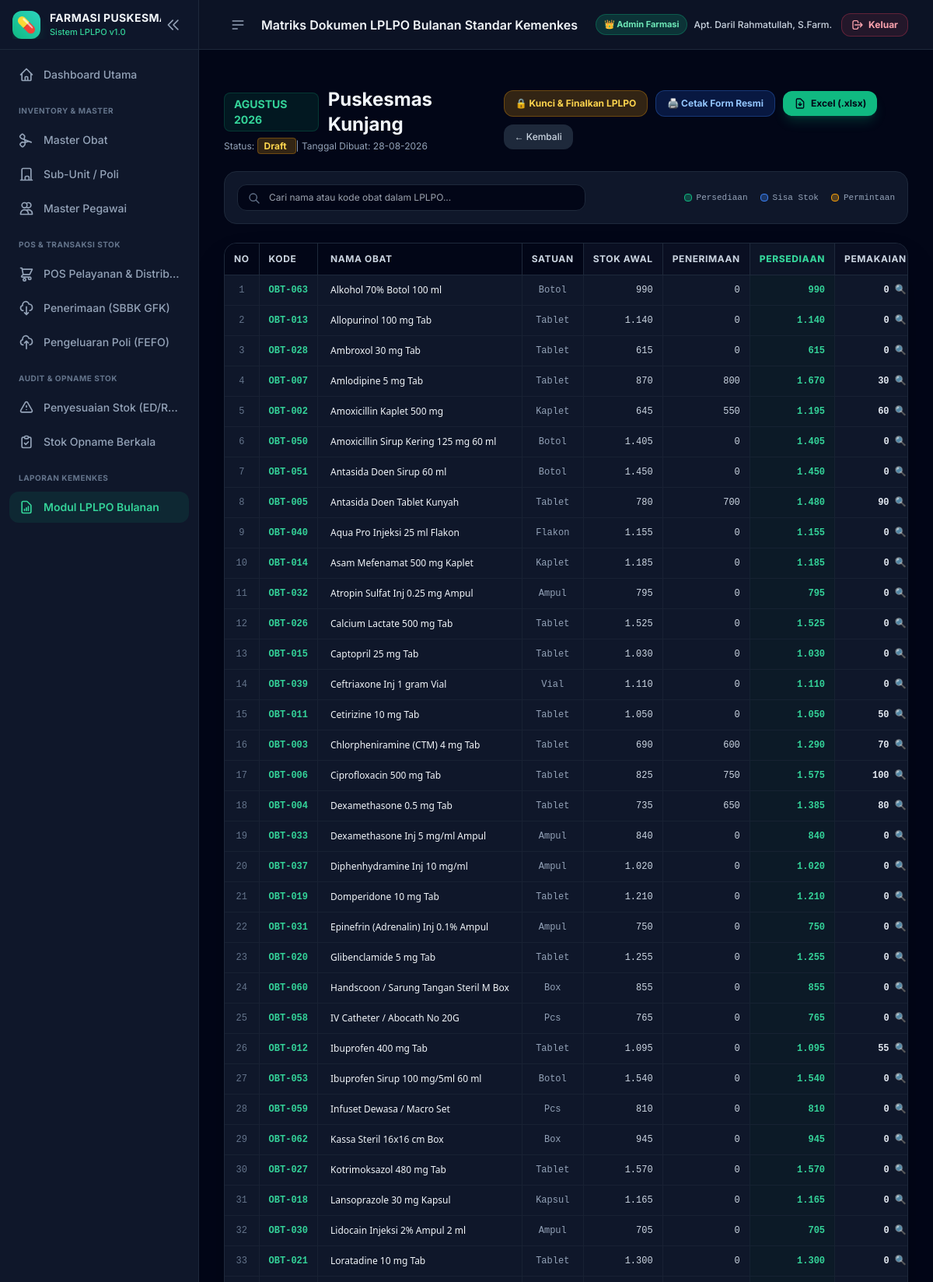
Screenshot of /lplpo/1 (signed in, upper part) with the database file from the repository.
### app/models.py (models this page shows, shortened)
class BaseModel(db.Model):
    __abstract__ = True

class LPLPO(BaseModel):
    __tablename__ = 'lplpo'
    id = db.Column(db.Integer, primary_key=True)
    bulan = db.Column(db.Integer, nullable=False)  # 1 - 12
    tahun = db.Column(db.Integer, nullable=False)  # e.g. 2026
    nama_puskesmas = db.Column(db.String(100), default='Puskesmas Kunjang')
    tanggal_laporan = db.Column(db.Date, default=date.today)
    status = db.Column(db.String(20), default='Draft')  # Draft, Final
    keterangan = db.Column(db.Text)
    kepala_puskesmas = db.Column(db.String(100), default='dr. Durotun Nafisa, M.H')
    nip_kepala = db.Column(db.String(30), default='19750423 200212 2 005')
    pengelola_obat = db.Column(db.String(100), default='Daril Rahmatullah, S.Farm.Apt')
    nip_pengelola = db.Column(db.String(30), default='19810704 200901 1 004')
    created_at = db.Column(db.DateTime, default=datetime.utcnow)
    items = db.relationship('LPLPOItem', backref='lplpo', lazy=True, cascade="all, delete-orphan")
    @property
    def nama_bulan(self):
        nama_bulan_list = [
            '', 'Januari', 'Februari', 'Maret', 'April', 'Mei', 'Juni',
            'Juli', 'Agustus', 'September', 'Oktober', 'November', 'Desember'
        ]
        if 1 <= self.bulan <= 12:
            return nama_bulan_list[self.bulan]
        return str(self.bulan)

class LPLPOItem(BaseModel):
    __tablename__ = 'lplpo_item'
    id = db.Column(db.Integer, primary_key=True)
    lplpo_id = db.Column(db.Integer, db.ForeignKey('lplpo.id'), nullable=False)
    obat_id = db.Column(db.Integer, db.ForeignKey('obat.id'), nullable=False)
    stok_awal = db.Column(db.Integer, default=0)
    penerimaan = db.Column(db.Integer, default=0)
    persediaan = db.Column(db.Integer, default=0)  # stok_awal + penerimaan
    pemakaian = db.Column(db.Integer, default=0)
    sisa_stok = db.Column(db.Integer, default=0)   # persediaan - pemakaian
    stok_optimum = db.Column(db.Integer, default=0)
    permintaan = db.Column(db.Integer, default=0)
    pemberian = db.Column(db.Integer, default=0)
    obat = db.relationship('Obat')

class Obat(BaseModel):
    __tablename__ = 'obat'
    id = db.Column(db.Integer, primary_key=True)
    kode_obat = db.Column(db.String(50), unique=True, nullable=False, index=True)
    nama_obat = db.Column(db.String(150), nullable=False)
    bentuk_sediaan = db.Column(db.String(50), default='Tablet')
    satuan = db.Column(db.String(30), default='Tablet')
    kategori = db.Column(db.String(50), default='Generik')
    harga_satuan = db.Column(db.Float, default=0.0)
    stok_minimum = db.Column(db.Integer, default=10)
    buffer_percent = db.Column(db.Float, default=0.20)
    created_at = db.Column(db.DateTime, default=datetime.utcnow)
    batches = db.relationship('BatchObat', backref='obat', lazy=True, cascade="all, delete-orphan")

### app/routes/lplpo.py (the view)
@lplpo_bp.route('/<int:id>')
def detail_lplpo(id):
    lplpo = LPLPO.query.get_or_404(id)
    items = sorted(lplpo.items, key=lambda x: x.obat.nama_obat)
    return render_template('lplpo/detail.html', lplpo=lplpo, items=items)

### app/templates/lplpo/detail.html (shortened to what this page needs)
{% extends 'base.html' %}
{% block header_title %}Matriks Dokumen LPLPO Bulanan Standar Kemenkes{% endblock %}
{% block content %}
<div class="space-y-6" x-data="lplpoMatrix()">
    <div class="flex flex-col md:flex-row items-start md:items-center justify-between gap-4">
        <div>
            <div class="flex items-center gap-3">
                <span class="px-3 py-1 bg-emerald-500/10 text-emerald-400 border border-emerald-500/20 font-bold rounded-lg text-sm">
                    {{ lplpo.nama_bulan.upper() }} {{ lplpo.tahun }}
                </span>
                <h3 class="text-2xl font-bold text-slate-100">{{ lplpo.nama_puskesmas }}</h3>
            </div>
            <p class="text-xs text-slate-400 mt-1">
                Status:
                <span class="px-2 py-0.5 rounded text-xs font-bold {{ 'bg-emerald-500/20 text-emerald-300 border border-emerald-500/30' if lplpo.status == 'Final' else 'bg-amber-500/20 text-amber-300 border border-amber-500/30' }}">
                    {{ lplpo.status }}
                </span>
                | Tanggal Dibuat: {{ lplpo.tanggal_laporan.strftime('%d-%m-%Y') }}
            </p>
        </div>
        <div class="flex flex-wrap items-center gap-2.5">
            <form action="{{ url_for('lplpo.toggle_status', id=lplpo.id) }}" method="POST" class="inline">
                {% if lplpo.status == 'Draft' %}
                <button type="submit" class="px-3.5 py-2 bg-amber-500/20 hover:bg-amber-500/30 text-amber-300 border border-amber-500/30 rounded-xl text-xs font-bold transition-all">
                    🔒 Kunci & Finalkan LPLPO
                </button>
                {% else %}
                <button type="submit" class="px-3.5 py-2 bg-slate-800 hover:bg-slate-700 text-slate-300 border border-slate-700 rounded-xl text-xs font-bold transition-all">
                    🔓 Buka Kunci (Kembali ke Draft)
                </button>
                {% endif %}
            </form>
            <a href="{{ url_for('lplpo.print_lplpo', id=lplpo.id) }}" target="_blank" class="px-3.5 py-2 bg-blue-600/20 hover:bg-blue-600/30 text-blue-300 border border-blue-500/30 font-bold rounded-xl transition-all text-xs flex items-center gap-1.5">
                🖨️ Cetak Form Resmi
            </a>
            <a href="{{ url_for('lplpo.download_excel', id=lplpo.id) }}" class="px-3.5 py-2 bg-emerald-500 hover:bg-emerald-400 text-slate-950 font-bold rounded-xl transition-all shadow-lg shadow-emerald-500/20 flex items-center gap-1.5 text-xs">
                <svg class="w-4 h-4" fill="none" stroke="currentColor" viewBox="0 0 24 24"><path stroke-linecap="round" stroke-linejoin="round" stroke-width="2" d="M12 10v6m0 0l-3-3m3 3l3-3m2 8H7a2 2 0 01-2-2V5a2 2 0 012-2h5.586a1 1 0 01.707.293l5.414 5.414a1 1 0 01.293.707V19a2 2 0 01-2 2z"/></svg>
                Excel (.xlsx)
            </a>
            <a href="{{ url_for('lplpo.list_lplpo') }}" class="px-3.5 py-2 bg-slate-800 hover:bg-slate-700 text-slate-300 rounded-xl text-xs font-medium">
                &larr; Kembali
            </a>
        </div>
    </div>
    <div class="bg-slate-900 p-4 rounded-2xl border border-slate-800 flex flex-col sm:flex-row items-center justify-between gap-4">
        <div class="relative flex-1 max-w-md w-full">
            <input type="text" x-model="search" placeholder="Cari nama atau kode obat dalam LPLPO..." class="w-full pl-10 pr-4 py-2 bg-slate-950 border border-slate-800 rounded-xl text-xs text-slate-100 focus:outline-none focus:border-emerald-500">
            <svg class="w-4 h-4 text-slate-500 absolute left-3.5 top-2.5" fill="none" stroke="currentColor" viewBox="0 0 24 24"><path stroke-linecap="round" stroke-linejoin="round" stroke-width="2" d="M21 21l-6-6m2-5a7 7 0 11-14 0 7 7 0 0114 0z"/></svg>
        </div>
        <div class="flex items-center gap-4 text-[11px] text-slate-400 font-mono">
            <span class="flex items-center gap-1.5"><span class="w-2.5 h-2.5 rounded bg-emerald-500/30 border border-emerald-500"></span> Persediaan</span>
            <span class="flex items-center gap-1.5"><span class="w-2.5 h-2.5 rounded bg-blue-500/30 border border-blue-500"></span> Sisa Stok</span>
            <span class="flex items-center gap-1.5"><span class="w-2.5 h-2.5 rounded bg-amber-500/30 border border-amber-500"></span> Permintaan</span>
        </div>
    </div>
    <div class="bg-slate-900 rounded-2xl border border-slate-800 overflow-hidden shadow-2xl">
        <div class="overflow-x-auto">
            <table class="w-full text-xs text-left border-collapse">
                <thead class="bg-slate-950 text-slate-300 uppercase tracking-wider font-bold border-b border-slate-800 whitespace-nowrap">
                    <tr>
                        <th class="px-3 py-3 text-center border-r border-slate-800">No</th>
                        <th class="px-3 py-3 border-r border-slate-800">Kode</th>
                        <th class="px-4 py-3 min-w-[180px] border-r border-slate-800">Nama Obat</th>
                        <th class="px-3 py-3 text-center border-r border-slate-800">Satuan</th>
                        <th class="px-3 py-3 text-right bg-slate-900/60 border-r border-slate-800">Stok Awal</th>
                        <th class="px-3 py-3 text-right bg-slate-900/60 border-r border-slate-800">Penerimaan</th>
                        <th class="px-3 py-3 text-right bg-slate-900/90 font-extrabold text-emerald-400 border-r border-slate-800">Persediaan</th>
                        <th class="px-3 py-3 text-right bg-slate-900/60 border-r border-slate-800">Pemakaian</th>
                    </tr>
                </thead>
                <tbody class="divide-y divide-slate-800/60 font-mono">
                    {% for item in items %}
                    <tr x-show="filterRow('{{ item.obat.nama_obat|lower }}', '{{ item.obat.kode_obat|lower }}')" class="hover:bg-slate-800/50 transition-colors">
                        <td class="px-3 py-2.5 text-center text-slate-500 border-r border-slate-800/60 whitespace-nowrap">{{ loop.index }}</td>
                        <td class="px-3 py-2.5 font-semibold text-emerald-400 border-r border-slate-800/60 whitespace-nowrap">{{ item.obat.kode_obat }}</td>
                        <td class="px-4 py-2.5 font-sans font-medium text-slate-100 border-r border-slate-800/60 min-w-[180px] max-w-xs truncate">{{ item.obat.nama_obat }}</td>
                        <td class="px-3 py-2.5 text-center text-slate-400 border-r border-slate-800/60 whitespace-nowrap">{{ item.obat.satuan }}</td>
                        <td class="px-3 py-2.5 text-right text-slate-300 border-r border-slate-800/60 whitespace-nowrap">{{ item.stok_awal|number }}</td>
                        <td class="px-3 py-2.5 text-right text-slate-300 border-r border-slate-800/60 whitespace-nowrap">{{ item.penerimaan|number }}</td>
                        <td class="px-3 py-2.5 text-right font-bold text-emerald-400 border-r border-slate-800/60 bg-emerald-950/20 whitespace-nowrap">{{ item.persediaan|number }}</td>
                        <td class="px-3 py-2.5 text-right border-r border-slate-800/60 whitespace-nowrap">
                            <button @click="openBreakdown({{ item.obat.id }}, '{{ item.obat.nama_obat }}')" class="text-slate-200 hover:text-emerald-300 hover:underline font-bold focus:outline-none">
                                {{ item.pemakaian|number }} 🔍
                            </button>
                        </td>
                    </tr>
                    {% endfor %}
                </tbody>
            </table>
        </div>
    </div>
</div>
{% endblock %}

### app/templates/base.html (style rules this page uses)
body { font-family: 'Inter', sans-serif; }

### rows the page displays
LPLPO: nama_bulan "AGUSTUS", tahun "2026", nama_puskesmas "Puskesmas Kunjang", status "Draft", tanggal_laporan "28-08-2026"
LPLPOItem: obat.kode_obat "OBT-063", obat.nama_obat "Alkohol 70% Botol 100 ml", obat.satuan "Botol", stok_awal|number "990", penerimaan|number "0", persediaan|number "990", pemakaian|number "0"
LPLPOItem: obat.kode_obat "OBT-013", obat.nama_obat "Allopurinol 100 mg Tab", obat.satuan "Tablet", stok_awal|number "1.140", penerimaan|number "0", persediaan|number "1.140", pemakaian|number "0"
LPLPOItem: obat.kode_obat "OBT-028", obat.nama_obat "Ambroxol 30 mg Tab", obat.satuan "Tablet", stok_awal|number "615", penerimaan|number "0", persediaan|number "615", pemakaian|number "0"
LPLPOItem: obat.kode_obat "OBT-007", obat.nama_obat "Amlodipine 5 mg Tab", obat.satuan "Tablet", stok_awal|number "870", penerimaan|number "800", persediaan|number "1.670", pemakaian|number "30"
LPLPOItem: obat.kode_obat "OBT-002", obat.nama_obat "Amoxicillin Kaplet 500 mg", obat.satuan "Kaplet", stok_awal|number "645", penerimaan|number "550", persediaan|number "1.195", pemakaian|number "60"
LPLPOItem: obat.kode_obat "OBT-050", obat.nama_obat "Amoxicillin Sirup Kering 125 mg 60 ml", obat.satuan "Botol", stok_awal|number "1.405", penerimaan|number "0", persediaan|number "1.405", pemakaian|number "0"
LPLPOItem: obat.kode_obat "OBT-051", obat.nama_obat "Antasida Doen Sirup 60 ml", obat.satuan "Botol", stok_awal|number "1.450", penerimaan|number "0", persediaan|number "1.450", pemakaian|number "0"
LPLPOItem: obat.kode_obat "OBT-005", obat.nama_obat "Antasida Doen Tablet Kunyah", obat.satuan "Tablet", stok_awal|number "780", penerimaan|number "700", persediaan|number "1.480", pemakaian|number "90"
LPLPOItem: obat.kode_obat "OBT-040", obat.nama_obat "Aqua Pro Injeksi 25 ml Flakon", obat.satuan "Flakon", stok_awal|number "1.155", penerimaan|number "0", persediaan|number "1.155", pemakaian|number "0"
LPLPOItem: obat.kode_obat "OBT-014", obat.nama_obat "Asam Mefenamat 500 mg Kaplet", obat.satuan "Kaplet", stok_awal|number "1.185", penerimaan|number "0", persediaan|number "1.185", pemakaian|number "0"
LPLPOItem: obat.kode_obat "OBT-032", obat.nama_obat "Atropin Sulfat Inj 0.25 mg Ampul", obat.satuan "Ampul", stok_awal|number "795", penerimaan|number "0", persediaan|number "795", pemakaian|number "0"
LPLPOItem: obat.kode_obat "OBT-026", obat.nama_obat "Calcium Lactate 500 mg Tab", obat.satuan "Tablet", stok_awal|number "1.525", penerimaan|number "0", persediaan|number "1.525", pemakaian|number "0"
LPLPOItem: obat.kode_obat "OBT-015", obat.nama_obat "Captopril 25 mg Tab", obat.satuan "Tablet", stok_awal|number "1.030", penerimaan|number "0", persediaan|number "1.030", pemakaian|number "0"
LPLPOItem: obat.kode_obat "OBT-039", obat.nama_obat "Ceftriaxone Inj 1 gram Vial", obat.satuan "Vial", stok_awal|number "1.110", penerimaan|number "0", persediaan|number "1.110", pemakaian|number "0"
LPLPOItem: obat.kode_obat "OBT-011", obat.nama_obat "Cetirizine 10 mg Tab", obat.satuan "Tablet", stok_awal|number "1.050", penerimaan|number "0", persediaan|number "1.050", pemakaian|number "50"
LPLPOItem: obat.kode_obat "OBT-003", obat.nama_obat "Chlorpheniramine (CTM) 4 mg Tab", obat.satuan "Tablet", stok_awal|number "690", penerimaan|number "600", persediaan|number "1.290", pemakaian|number "70"
LPLPOItem: obat.kode_obat "OBT-006", obat.nama_obat "Ciprofloxacin 500 mg Tab", obat.satuan "Tablet", stok_awal|number "825", penerimaan|number "750", persediaan|number "1.575", pemakaian|number "100"
LPLPOItem: obat.kode_obat "OBT-004", obat.nama_obat "Dexamethasone 0.5 mg Tab", obat.satuan "Tablet", stok_awal|number "735", penerimaan|number "650", persediaan|number "1.385", pemakaian|number "80"
LPLPOItem: obat.kode_obat "OBT-033", obat.nama_obat "Dexamethasone Inj 5 mg/ml Ampul", obat.satuan "Ampul", stok_awal|number "840", penerimaan|number "0", persediaan|number "840", pemakaian|number "0"
LPLPOItem: obat.kode_obat "OBT-037", obat.nama_obat "Diphenhydramine Inj 10 mg/ml", obat.satuan "Ampul", stok_awal|number "1.020", penerimaan|number "0", persediaan|number "1.020", pemakaian|number "0"
LPLPOItem: obat.kode_obat "OBT-019", obat.nama_obat "Domperidone 10 mg Tab", obat.satuan "Tablet", stok_awal|number "1.210", penerimaan|number "0", persediaan|number "1.210", pemakaian|number "0"
LPLPOItem: obat.kode_obat "OBT-031", obat.nama_obat "Epinefrin (Adrenalin) Inj 0.1% Ampul", obat.satuan "Ampul", stok_awal|number "750", penerimaan|number "0", persediaan|number "750", pemakaian|number "0"
LPLPOItem: obat.kode_obat "OBT-020", obat.nama_obat "Glibenclamide 5 mg Tab", obat.satuan "Tablet", stok_awal|number "1.255", penerimaan|number "0", persediaan|number "1.255", pemakaian|number "0"
LPLPOItem: obat.kode_obat "OBT-060", obat.nama_obat "Handscoon / Sarung Tangan Steril M Box", obat.satuan "Box", stok_awal|number "855", penerimaan|number "0", persediaan|number "855", pemakaian|number "0"
LPLPOItem: obat.kode_obat "OBT-058", obat.nama_obat "IV Catheter / Abocath No 20G", obat.satuan "Pcs", stok_awal|number "765", penerimaan|number "0", persediaan|number "765", pemakaian|number "0"
LPLPOItem: obat.kode_obat "OBT-012", obat.nama_obat "Ibuprofen 400 mg Tab", obat.satuan "Tablet", stok_awal|number "1.095", penerimaan|number "0", persediaan|number "1.095", pemakaian|number "55"
LPLPOItem: obat.kode_obat "OBT-053", obat.nama_obat "Ibuprofen Sirup 100 mg/5ml 60 ml", obat.satuan "Botol", stok_awal|number "1.540", penerimaan|number "0", persediaan|number "1.540", pemakaian|number "0"
LPLPOItem: obat.kode_obat "OBT-059", obat.nama_obat "Infuset Dewasa / Macro Set", obat.satuan "Pcs", stok_awal|number "810", penerimaan|number "0", persediaan|number "810", pemakaian|number "0"
LPLPOItem: obat.kode_obat "OBT-062", obat.nama_obat "Kassa Steril 16x16 cm Box", obat.satuan "Box", stok_awal|number "945", penerimaan|number "0", persediaan|number "945", pemakaian|number "0"
LPLPOItem: obat.kode_obat "OBT-027", obat.nama_obat "Kotrimoksazol 480 mg Tab", obat.satuan "Tablet", stok_awal|number "1.570", penerimaan|number "0", persediaan|number "1.570", pemakaian|number "0"
LPLPOItem: obat.kode_obat "OBT-018", obat.nama_obat "Lansoprazole 30 mg Kapsul", obat.satuan "Kapsul", stok_awal|number "1.165", penerimaan|number "0", persediaan|number "1.165", pemakaian|number "0"
LPLPOItem: obat.kode_obat "OBT-030", obat.nama_obat "Lidocain Injeksi 2% Ampul 2 ml", obat.satuan "Ampul", stok_awal|number "705", penerimaan|number "0", persediaan|number "705", pemakaian|number "0"
LPLPOItem: obat.kode_obat "OBT-021", obat.nama_obat "Loratadine 10 mg Tab", obat.satuan "Tablet", stok_awal|number "1.300", penerimaan|number "0", persediaan|number "1.300", pemakaian|number "0"

### other values shown
{{ session.get('nama_lengkap') }} "Apt. Daril Rahmatullah, S.Farm."
